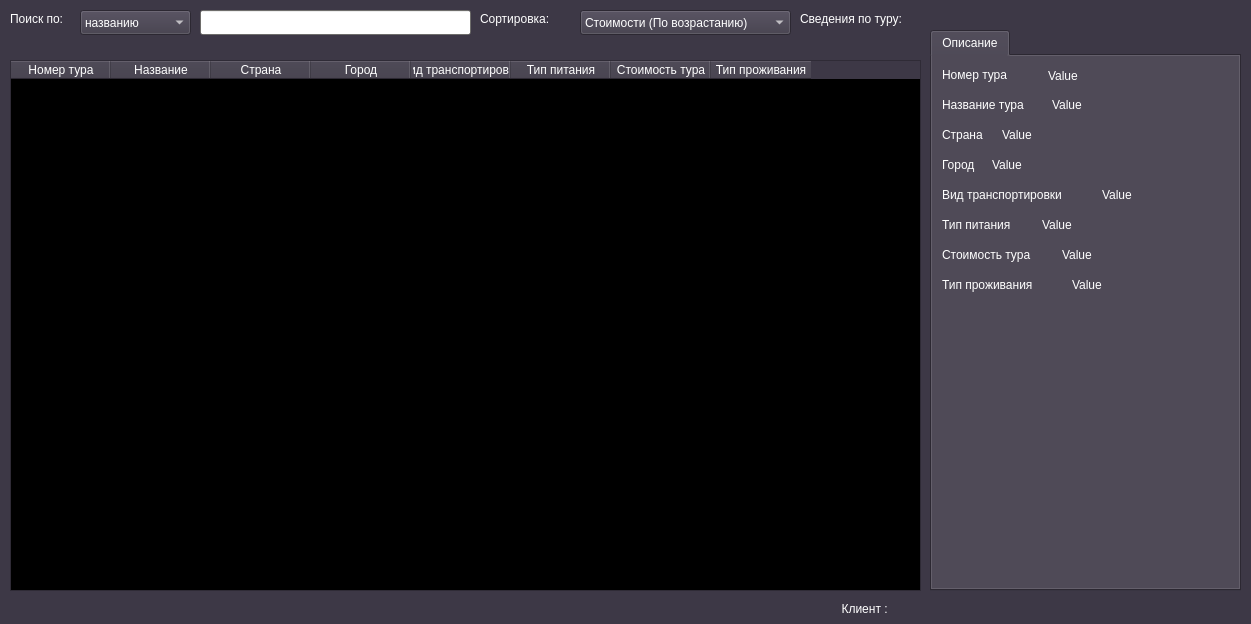
<?xml version="1.0" encoding="UTF-8"?>
<ui version="4.0">
 <class>ClientViewTours</class>
 <widget class="QMainWindow" name="ClientViewTours">
  <property name="geometry">
   <rect>
    <x>0</x>
    <y>0</y>
    <width>1251</width>
    <height>624</height>
   </rect>
  </property>
  <property name="palette">
   <palette>
    <active>
     <colorrole role="WindowText">
      <brush brushstyle="SolidPattern">
       <color alpha="255">
        <red>255</red>
        <green>255</green>
        <blue>255</blue>
       </color>
      </brush>
     </colorrole>
     <colorrole role="Button">
      <brush brushstyle="SolidPattern">
       <color alpha="255">
        <red>61</red>
        <green>56</green>
        <blue>70</blue>
       </color>
      </brush>
     </colorrole>
     <colorrole role="Light">
      <brush brushstyle="SolidPattern">
       <color alpha="255">
        <red>92</red>
        <green>84</green>
        <blue>105</blue>
       </color>
      </brush>
     </colorrole>
     <colorrole role="Midlight">
      <brush brushstyle="SolidPattern">
       <color alpha="255">
        <red>76</red>
        <green>70</green>
        <blue>87</blue>
       </color>
      </brush>
     </colorrole>
     <colorrole role="Dark">
      <brush brushstyle="SolidPattern">
       <color alpha="255">
        <red>31</red>
        <green>28</green>
        <blue>35</blue>
       </color>
      </brush>
     </colorrole>
     <colorrole role="Mid">
      <brush brushstyle="SolidPattern">
       <color alpha="255">
        <red>41</red>
        <green>37</green>
        <blue>47</blue>
       </color>
      </brush>
     </colorrole>
     <colorrole role="Text">
      <brush brushstyle="SolidPattern">
       <color alpha="255">
        <red>255</red>
        <green>255</green>
        <blue>255</blue>
       </color>
      </brush>
     </colorrole>
     <colorrole role="BrightText">
      <brush brushstyle="SolidPattern">
       <color alpha="255">
        <red>255</red>
        <green>255</green>
        <blue>255</blue>
       </color>
      </brush>
     </colorrole>
     <colorrole role="ButtonText">
      <brush brushstyle="SolidPattern">
       <color alpha="255">
        <red>255</red>
        <green>255</green>
        <blue>255</blue>
       </color>
      </brush>
     </colorrole>
     <colorrole role="Base">
      <brush brushstyle="SolidPattern">
       <color alpha="255">
        <red>0</red>
        <green>0</green>
        <blue>0</blue>
       </color>
      </brush>
     </colorrole>
     <colorrole role="Window">
      <brush brushstyle="SolidPattern">
       <color alpha="255">
        <red>61</red>
        <green>56</green>
        <blue>70</blue>
       </color>
      </brush>
     </colorrole>
     <colorrole role="Shadow">
      <brush brushstyle="SolidPattern">
       <color alpha="255">
        <red>0</red>
        <green>0</green>
        <blue>0</blue>
       </color>
      </brush>
     </colorrole>
     <colorrole role="AlternateBase">
      <brush brushstyle="SolidPattern">
       <color alpha="255">
        <red>30</red>
        <green>28</green>
        <blue>35</blue>
       </color>
      </brush>
     </colorrole>
     <colorrole role="ToolTipBase">
      <brush brushstyle="SolidPattern">
       <color alpha="255">
        <red>255</red>
        <green>255</green>
        <blue>220</blue>
       </color>
      </brush>
     </colorrole>
     <colorrole role="ToolTipText">
      <brush brushstyle="SolidPattern">
       <color alpha="255">
        <red>0</red>
        <green>0</green>
        <blue>0</blue>
       </color>
      </brush>
     </colorrole>
     <colorrole role="PlaceholderText">
      <brush brushstyle="SolidPattern">
       <color alpha="127">
        <red>255</red>
        <green>255</green>
        <blue>255</blue>
       </color>
      </brush>
     </colorrole>
    </active>
    <inactive>
     <colorrole role="WindowText">
      <brush brushstyle="SolidPattern">
       <color alpha="255">
        <red>255</red>
        <green>255</green>
        <blue>255</blue>
       </color>
      </brush>
     </colorrole>
     <colorrole role="Button">
      <brush brushstyle="SolidPattern">
       <color alpha="255">
        <red>61</red>
        <green>56</green>
        <blue>70</blue>
       </color>
      </brush>
     </colorrole>
     <colorrole role="Light">
      <brush brushstyle="SolidPattern">
       <color alpha="255">
        <red>92</red>
        <green>84</green>
        <blue>105</blue>
       </color>
      </brush>
     </colorrole>
     <colorrole role="Midlight">
      <brush brushstyle="SolidPattern">
       <color alpha="255">
        <red>76</red>
        <green>70</green>
        <blue>87</blue>
       </color>
      </brush>
     </colorrole>
     <colorrole role="Dark">
      <brush brushstyle="SolidPattern">
       <color alpha="255">
        <red>31</red>
        <green>28</green>
        <blue>35</blue>
       </color>
      </brush>
     </colorrole>
     <colorrole role="Mid">
      <brush brushstyle="SolidPattern">
       <color alpha="255">
        <red>41</red>
        <green>37</green>
        <blue>47</blue>
       </color>
      </brush>
     </colorrole>
     <colorrole role="Text">
      <brush brushstyle="SolidPattern">
       <color alpha="255">
        <red>255</red>
        <green>255</green>
        <blue>255</blue>
       </color>
      </brush>
     </colorrole>
     <colorrole role="BrightText">
      <brush brushstyle="SolidPattern">
       <color alpha="255">
        <red>255</red>
        <green>255</green>
        <blue>255</blue>
       </color>
      </brush>
     </colorrole>
     <colorrole role="ButtonText">
      <brush brushstyle="SolidPattern">
       <color alpha="255">
        <red>255</red>
        <green>255</green>
        <blue>255</blue>
       </color>
      </brush>
     </colorrole>
     <colorrole role="Base">
      <brush brushstyle="SolidPattern">
       <color alpha="255">
        <red>0</red>
        <green>0</green>
        <blue>0</blue>
       </color>
      </brush>
     </colorrole>
     <colorrole role="Window">
      <brush brushstyle="SolidPattern">
       <color alpha="255">
        <red>61</red>
        <green>56</green>
        <blue>70</blue>
       </color>
      </brush>
     </colorrole>
     <colorrole role="Shadow">
      <brush brushstyle="SolidPattern">
       <color alpha="255">
        <red>0</red>
        <green>0</green>
        <blue>0</blue>
       </color>
      </brush>
     </colorrole>
     <colorrole role="AlternateBase">
      <brush brushstyle="SolidPattern">
       <color alpha="255">
        <red>30</red>
        <green>28</green>
        <blue>35</blue>
       </color>
      </brush>
     </colorrole>
     <colorrole role="ToolTipBase">
      <brush brushstyle="SolidPattern">
       <color alpha="255">
        <red>255</red>
        <green>255</green>
        <blue>220</blue>
       </color>
      </brush>
     </colorrole>
     <colorrole role="ToolTipText">
      <brush brushstyle="SolidPattern">
       <color alpha="255">
        <red>0</red>
        <green>0</green>
        <blue>0</blue>
       </color>
      </brush>
     </colorrole>
     <colorrole role="PlaceholderText">
      <brush brushstyle="SolidPattern">
       <color alpha="127">
        <red>255</red>
        <green>255</green>
        <blue>255</blue>
       </color>
      </brush>
     </colorrole>
    </inactive>
    <disabled>
     <colorrole role="WindowText">
      <brush brushstyle="SolidPattern">
       <color alpha="255">
        <red>31</red>
        <green>28</green>
        <blue>35</blue>
       </color>
      </brush>
     </colorrole>
     <colorrole role="Button">
      <brush brushstyle="SolidPattern">
       <color alpha="255">
        <red>61</red>
        <green>56</green>
        <blue>70</blue>
       </color>
      </brush>
     </colorrole>
     <colorrole role="Light">
      <brush brushstyle="SolidPattern">
       <color alpha="255">
        <red>92</red>
        <green>84</green>
        <blue>105</blue>
       </color>
      </brush>
     </colorrole>
     <colorrole role="Midlight">
      <brush brushstyle="SolidPattern">
       <color alpha="255">
        <red>76</red>
        <green>70</green>
        <blue>87</blue>
       </color>
      </brush>
     </colorrole>
     <colorrole role="Dark">
      <brush brushstyle="SolidPattern">
       <color alpha="255">
        <red>31</red>
        <green>28</green>
        <blue>35</blue>
       </color>
      </brush>
     </colorrole>
     <colorrole role="Mid">
      <brush brushstyle="SolidPattern">
       <color alpha="255">
        <red>41</red>
        <green>37</green>
        <blue>47</blue>
       </color>
      </brush>
     </colorrole>
     <colorrole role="Text">
      <brush brushstyle="SolidPattern">
       <color alpha="255">
        <red>31</red>
        <green>28</green>
        <blue>35</blue>
       </color>
      </brush>
     </colorrole>
     <colorrole role="BrightText">
      <brush brushstyle="SolidPattern">
       <color alpha="255">
        <red>255</red>
        <green>255</green>
        <blue>255</blue>
       </color>
      </brush>
     </colorrole>
     <colorrole role="ButtonText">
      <brush brushstyle="SolidPattern">
       <color alpha="255">
        <red>31</red>
        <green>28</green>
        <blue>35</blue>
       </color>
      </brush>
     </colorrole>
     <colorrole role="Base">
      <brush brushstyle="SolidPattern">
       <color alpha="255">
        <red>61</red>
        <green>56</green>
        <blue>70</blue>
       </color>
      </brush>
     </colorrole>
     <colorrole role="Window">
      <brush brushstyle="SolidPattern">
       <color alpha="255">
        <red>61</red>
        <green>56</green>
        <blue>70</blue>
       </color>
      </brush>
     </colorrole>
     <colorrole role="Shadow">
      <brush brushstyle="SolidPattern">
       <color alpha="255">
        <red>0</red>
        <green>0</green>
        <blue>0</blue>
       </color>
      </brush>
     </colorrole>
     <colorrole role="AlternateBase">
      <brush brushstyle="SolidPattern">
       <color alpha="255">
        <red>61</red>
        <green>56</green>
        <blue>70</blue>
       </color>
      </brush>
     </colorrole>
     <colorrole role="ToolTipBase">
      <brush brushstyle="SolidPattern">
       <color alpha="255">
        <red>255</red>
        <green>255</green>
        <blue>220</blue>
       </color>
      </brush>
     </colorrole>
     <colorrole role="ToolTipText">
      <brush brushstyle="SolidPattern">
       <color alpha="255">
        <red>0</red>
        <green>0</green>
        <blue>0</blue>
       </color>
      </brush>
     </colorrole>
     <colorrole role="PlaceholderText">
      <brush brushstyle="SolidPattern">
       <color alpha="127">
        <red>31</red>
        <green>28</green>
        <blue>35</blue>
       </color>
      </brush>
     </colorrole>
    </disabled>
   </palette>
  </property>
  <property name="windowTitle">
   <string>ООО&quot;Туристическая фирма&quot; - Туры</string>
  </property>
  <widget class="QWidget" name="centralwidget">
   <widget class="QTableWidget" name="TW_ClientViewTours">
    <property name="geometry">
     <rect>
      <x>10</x>
      <y>60</y>
      <width>911</width>
      <height>531</height>
     </rect>
    </property>
    <property name="editTriggers">
     <set>QAbstractItemView::NoEditTriggers</set>
    </property>
    <column>
     <property name="text">
      <string>Номер тура</string>
     </property>
    </column>
    <column>
     <property name="text">
      <string>Название</string>
     </property>
    </column>
    <column>
     <property name="text">
      <string>Страна</string>
     </property>
    </column>
    <column>
     <property name="text">
      <string>Город</string>
     </property>
    </column>
    <column>
     <property name="text">
      <string>Вид транспортировки</string>
     </property>
    </column>
    <column>
     <property name="text">
      <string>Тип питания</string>
     </property>
    </column>
    <column>
     <property name="text">
      <string>Стоимость тура</string>
     </property>
    </column>
    <column>
     <property name="text">
      <string>Тип проживания</string>
     </property>
    </column>
   </widget>
   <widget class="QLabel" name="label">
    <property name="geometry">
     <rect>
      <x>10</x>
      <y>10</y>
      <width>71</width>
      <height>17</height>
     </rect>
    </property>
    <property name="text">
     <string>Поиск по:</string>
    </property>
   </widget>
   <widget class="QLineEdit" name="TB_Search">
    <property name="geometry">
     <rect>
      <x>200</x>
      <y>10</y>
      <width>271</width>
      <height>25</height>
     </rect>
    </property>
    <property name="palette">
     <palette>
      <active>
       <colorrole role="WindowText">
        <brush brushstyle="SolidPattern">
         <color alpha="255">
          <red>0</red>
          <green>0</green>
          <blue>0</blue>
         </color>
        </brush>
       </colorrole>
       <colorrole role="Button">
        <brush brushstyle="SolidPattern">
         <color alpha="255">
          <red>154</red>
          <green>153</green>
          <blue>150</blue>
         </color>
        </brush>
       </colorrole>
       <colorrole role="Light">
        <brush brushstyle="SolidPattern">
         <color alpha="255">
          <red>231</red>
          <green>230</green>
          <blue>225</blue>
         </color>
        </brush>
       </colorrole>
       <colorrole role="Midlight">
        <brush brushstyle="SolidPattern">
         <color alpha="255">
          <red>192</red>
          <green>191</green>
          <blue>187</blue>
         </color>
        </brush>
       </colorrole>
       <colorrole role="Dark">
        <brush brushstyle="SolidPattern">
         <color alpha="255">
          <red>77</red>
          <green>77</green>
          <blue>75</blue>
         </color>
        </brush>
       </colorrole>
       <colorrole role="Mid">
        <brush brushstyle="SolidPattern">
         <color alpha="255">
          <red>103</red>
          <green>102</green>
          <blue>100</blue>
         </color>
        </brush>
       </colorrole>
       <colorrole role="Text">
        <brush brushstyle="SolidPattern">
         <color alpha="255">
          <red>0</red>
          <green>0</green>
          <blue>0</blue>
         </color>
        </brush>
       </colorrole>
       <colorrole role="BrightText">
        <brush brushstyle="SolidPattern">
         <color alpha="255">
          <red>255</red>
          <green>255</green>
          <blue>255</blue>
         </color>
        </brush>
       </colorrole>
       <colorrole role="ButtonText">
        <brush brushstyle="SolidPattern">
         <color alpha="255">
          <red>0</red>
          <green>0</green>
          <blue>0</blue>
         </color>
        </brush>
       </colorrole>
       <colorrole role="Base">
        <brush brushstyle="SolidPattern">
         <color alpha="255">
          <red>255</red>
          <green>255</green>
          <blue>255</blue>
         </color>
        </brush>
       </colorrole>
       <colorrole role="Window">
        <brush brushstyle="SolidPattern">
         <color alpha="255">
          <red>154</red>
          <green>153</green>
          <blue>150</blue>
         </color>
        </brush>
       </colorrole>
       <colorrole role="Shadow">
        <brush brushstyle="SolidPattern">
         <color alpha="255">
          <red>0</red>
          <green>0</green>
          <blue>0</blue>
         </color>
        </brush>
       </colorrole>
       <colorrole role="Highlight">
        <brush brushstyle="SolidPattern">
         <color alpha="255">
          <red>94</red>
          <green>92</green>
          <blue>100</blue>
         </color>
        </brush>
       </colorrole>
       <colorrole role="AlternateBase">
        <brush brushstyle="SolidPattern">
         <color alpha="255">
          <red>204</red>
          <green>204</green>
          <blue>202</blue>
         </color>
        </brush>
       </colorrole>
       <colorrole role="ToolTipBase">
        <brush brushstyle="SolidPattern">
         <color alpha="255">
          <red>255</red>
          <green>255</green>
          <blue>220</blue>
         </color>
        </brush>
       </colorrole>
       <colorrole role="ToolTipText">
        <brush brushstyle="SolidPattern">
         <color alpha="255">
          <red>0</red>
          <green>0</green>
          <blue>0</blue>
         </color>
        </brush>
       </colorrole>
       <colorrole role="PlaceholderText">
        <brush brushstyle="SolidPattern">
         <color alpha="127">
          <red>0</red>
          <green>0</green>
          <blue>0</blue>
         </color>
        </brush>
       </colorrole>
      </active>
      <inactive>
       <colorrole role="WindowText">
        <brush brushstyle="SolidPattern">
         <color alpha="255">
          <red>0</red>
          <green>0</green>
          <blue>0</blue>
         </color>
        </brush>
       </colorrole>
       <colorrole role="Button">
        <brush brushstyle="SolidPattern">
         <color alpha="255">
          <red>154</red>
          <green>153</green>
          <blue>150</blue>
         </color>
        </brush>
       </colorrole>
       <colorrole role="Light">
        <brush brushstyle="SolidPattern">
         <color alpha="255">
          <red>231</red>
          <green>230</green>
          <blue>225</blue>
         </color>
        </brush>
       </colorrole>
       <colorrole role="Midlight">
        <brush brushstyle="SolidPattern">
         <color alpha="255">
          <red>192</red>
          <green>191</green>
          <blue>187</blue>
         </color>
        </brush>
       </colorrole>
       <colorrole role="Dark">
        <brush brushstyle="SolidPattern">
         <color alpha="255">
          <red>77</red>
          <green>77</green>
          <blue>75</blue>
         </color>
        </brush>
       </colorrole>
       <colorrole role="Mid">
        <brush brushstyle="SolidPattern">
         <color alpha="255">
          <red>103</red>
          <green>102</green>
          <blue>100</blue>
         </color>
        </brush>
       </colorrole>
       <colorrole role="Text">
        <brush brushstyle="SolidPattern">
         <color alpha="255">
          <red>0</red>
          <green>0</green>
          <blue>0</blue>
         </color>
        </brush>
       </colorrole>
       <colorrole role="BrightText">
        <brush brushstyle="SolidPattern">
         <color alpha="255">
          <red>255</red>
          <green>255</green>
          <blue>255</blue>
         </color>
        </brush>
       </colorrole>
       <colorrole role="ButtonText">
        <brush brushstyle="SolidPattern">
         <color alpha="255">
          <red>0</red>
          <green>0</green>
          <blue>0</blue>
         </color>
        </brush>
       </colorrole>
       <colorrole role="Base">
        <brush brushstyle="SolidPattern">
         <color alpha="255">
          <red>255</red>
          <green>255</green>
          <blue>255</blue>
         </color>
        </brush>
       </colorrole>
       <colorrole role="Window">
        <brush brushstyle="SolidPattern">
         <color alpha="255">
          <red>154</red>
          <green>153</green>
          <blue>150</blue>
         </color>
        </brush>
       </colorrole>
       <colorrole role="Shadow">
        <brush brushstyle="SolidPattern">
         <color alpha="255">
          <red>0</red>
          <green>0</green>
          <blue>0</blue>
         </color>
        </brush>
       </colorrole>
       <colorrole role="Highlight">
        <brush brushstyle="SolidPattern">
         <color alpha="255">
          <red>94</red>
          <green>92</green>
          <blue>100</blue>
         </color>
        </brush>
       </colorrole>
       <colorrole role="AlternateBase">
        <brush brushstyle="SolidPattern">
         <color alpha="255">
          <red>204</red>
          <green>204</green>
          <blue>202</blue>
         </color>
        </brush>
       </colorrole>
       <colorrole role="ToolTipBase">
        <brush brushstyle="SolidPattern">
         <color alpha="255">
          <red>255</red>
          <green>255</green>
          <blue>220</blue>
         </color>
        </brush>
       </colorrole>
       <colorrole role="ToolTipText">
        <brush brushstyle="SolidPattern">
         <color alpha="255">
          <red>0</red>
          <green>0</green>
          <blue>0</blue>
         </color>
        </brush>
       </colorrole>
       <colorrole role="PlaceholderText">
        <brush brushstyle="SolidPattern">
         <color alpha="127">
          <red>0</red>
          <green>0</green>
          <blue>0</blue>
         </color>
        </brush>
       </colorrole>
      </inactive>
      <disabled>
       <colorrole role="WindowText">
        <brush brushstyle="SolidPattern">
         <color alpha="255">
          <red>77</red>
          <green>77</green>
          <blue>75</blue>
         </color>
        </brush>
       </colorrole>
       <colorrole role="Button">
        <brush brushstyle="SolidPattern">
         <color alpha="255">
          <red>154</red>
          <green>153</green>
          <blue>150</blue>
         </color>
        </brush>
       </colorrole>
       <colorrole role="Light">
        <brush brushstyle="SolidPattern">
         <color alpha="255">
          <red>231</red>
          <green>230</green>
          <blue>225</blue>
         </color>
        </brush>
       </colorrole>
       <colorrole role="Midlight">
        <brush brushstyle="SolidPattern">
         <color alpha="255">
          <red>192</red>
          <green>191</green>
          <blue>187</blue>
         </color>
        </brush>
       </colorrole>
       <colorrole role="Dark">
        <brush brushstyle="SolidPattern">
         <color alpha="255">
          <red>77</red>
          <green>77</green>
          <blue>75</blue>
         </color>
        </brush>
       </colorrole>
       <colorrole role="Mid">
        <brush brushstyle="SolidPattern">
         <color alpha="255">
          <red>103</red>
          <green>102</green>
          <blue>100</blue>
         </color>
        </brush>
       </colorrole>
       <colorrole role="Text">
        <brush brushstyle="SolidPattern">
         <color alpha="255">
          <red>77</red>
          <green>77</green>
          <blue>75</blue>
         </color>
        </brush>
       </colorrole>
       <colorrole role="BrightText">
        <brush brushstyle="SolidPattern">
         <color alpha="255">
          <red>255</red>
          <green>255</green>
          <blue>255</blue>
         </color>
        </brush>
       </colorrole>
       <colorrole role="ButtonText">
        <brush brushstyle="SolidPattern">
         <color alpha="255">
          <red>77</red>
          <green>77</green>
          <blue>75</blue>
         </color>
        </brush>
       </colorrole>
       <colorrole role="Base">
        <brush brushstyle="SolidPattern">
         <color alpha="255">
          <red>154</red>
          <green>153</green>
          <blue>150</blue>
         </color>
        </brush>
       </colorrole>
       <colorrole role="Window">
        <brush brushstyle="SolidPattern">
         <color alpha="255">
          <red>154</red>
          <green>153</green>
          <blue>150</blue>
         </color>
        </brush>
       </colorrole>
       <colorrole role="Shadow">
        <brush brushstyle="SolidPattern">
         <color alpha="255">
          <red>0</red>
          <green>0</green>
          <blue>0</blue>
         </color>
        </brush>
       </colorrole>
       <colorrole role="AlternateBase">
        <brush brushstyle="SolidPattern">
         <color alpha="255">
          <red>154</red>
          <green>153</green>
          <blue>150</blue>
         </color>
        </brush>
       </colorrole>
       <colorrole role="ToolTipBase">
        <brush brushstyle="SolidPattern">
         <color alpha="255">
          <red>255</red>
          <green>255</green>
          <blue>220</blue>
         </color>
        </brush>
       </colorrole>
       <colorrole role="ToolTipText">
        <brush brushstyle="SolidPattern">
         <color alpha="255">
          <red>0</red>
          <green>0</green>
          <blue>0</blue>
         </color>
        </brush>
       </colorrole>
       <colorrole role="PlaceholderText">
        <brush brushstyle="SolidPattern">
         <color alpha="127">
          <red>77</red>
          <green>77</green>
          <blue>75</blue>
         </color>
        </brush>
       </colorrole>
      </disabled>
     </palette>
    </property>
   </widget>
   <widget class="QLabel" name="label_2">
    <property name="geometry">
     <rect>
      <x>480</x>
      <y>10</y>
      <width>91</width>
      <height>17</height>
     </rect>
    </property>
    <property name="text">
     <string>Сортировка:</string>
    </property>
   </widget>
   <widget class="QTabWidget" name="tabWidget">
    <property name="geometry">
     <rect>
      <x>930</x>
      <y>30</y>
      <width>311</width>
      <height>561</height>
     </rect>
    </property>
    <property name="currentIndex">
     <number>0</number>
    </property>
    <widget class="QWidget" name="tab">
     <attribute name="title">
      <string>Описание</string>
     </attribute>
     <widget class="QLabel" name="label_4">
      <property name="geometry">
       <rect>
        <x>10</x>
        <y>40</y>
        <width>111</width>
        <height>17</height>
       </rect>
      </property>
      <property name="text">
       <string>Название тура</string>
      </property>
     </widget>
     <widget class="QLabel" name="label_5">
      <property name="geometry">
       <rect>
        <x>10</x>
        <y>70</y>
        <width>51</width>
        <height>17</height>
       </rect>
      </property>
      <property name="text">
       <string>Страна</string>
      </property>
     </widget>
     <widget class="QLabel" name="label_6">
      <property name="geometry">
       <rect>
        <x>10</x>
        <y>100</y>
        <width>51</width>
        <height>17</height>
       </rect>
      </property>
      <property name="text">
       <string>Город</string>
      </property>
     </widget>
     <widget class="QLabel" name="label_7">
      <property name="geometry">
       <rect>
        <x>10</x>
        <y>130</y>
        <width>161</width>
        <height>17</height>
       </rect>
      </property>
      <property name="text">
       <string>Вид транспортировки</string>
      </property>
     </widget>
     <widget class="QLabel" name="label_8">
      <property name="geometry">
       <rect>
        <x>10</x>
        <y>160</y>
        <width>91</width>
        <height>17</height>
       </rect>
      </property>
      <property name="text">
       <string>Тип питания</string>
      </property>
     </widget>
     <widget class="QLabel" name="label_9">
      <property name="geometry">
       <rect>
        <x>10</x>
        <y>190</y>
        <width>111</width>
        <height>17</height>
       </rect>
      </property>
      <property name="text">
       <string>Стоимость тура</string>
      </property>
     </widget>
     <widget class="QLabel" name="label_10">
      <property name="geometry">
       <rect>
        <x>10</x>
        <y>220</y>
        <width>121</width>
        <height>17</height>
       </rect>
      </property>
      <property name="text">
       <string>Тип проживания</string>
      </property>
     </widget>
     <widget class="QLabel" name="LB_NameTour">
      <property name="geometry">
       <rect>
        <x>120</x>
        <y>40</y>
        <width>181</width>
        <height>17</height>
       </rect>
      </property>
      <property name="text">
       <string>Value</string>
      </property>
     </widget>
     <widget class="QLabel" name="LB_Country">
      <property name="geometry">
       <rect>
        <x>70</x>
        <y>70</y>
        <width>231</width>
        <height>17</height>
       </rect>
      </property>
      <property name="text">
       <string>Value</string>
      </property>
     </widget>
     <widget class="QLabel" name="LB_City">
      <property name="geometry">
       <rect>
        <x>60</x>
        <y>100</y>
        <width>241</width>
        <height>17</height>
       </rect>
      </property>
      <property name="text">
       <string>Value</string>
      </property>
     </widget>
     <widget class="QLabel" name="LB_TransportationType">
      <property name="geometry">
       <rect>
        <x>170</x>
        <y>130</y>
        <width>131</width>
        <height>17</height>
       </rect>
      </property>
      <property name="text">
       <string>Value</string>
      </property>
     </widget>
     <widget class="QLabel" name="LB_MealType">
      <property name="geometry">
       <rect>
        <x>110</x>
        <y>160</y>
        <width>191</width>
        <height>17</height>
       </rect>
      </property>
      <property name="text">
       <string>Value</string>
      </property>
     </widget>
     <widget class="QLabel" name="LB_CostTour">
      <property name="geometry">
       <rect>
        <x>130</x>
        <y>190</y>
        <width>171</width>
        <height>17</height>
       </rect>
      </property>
      <property name="text">
       <string>Value</string>
      </property>
     </widget>
     <widget class="QLabel" name="LB_TypeAccommodation">
      <property name="geometry">
       <rect>
        <x>140</x>
        <y>220</y>
        <width>161</width>
        <height>17</height>
       </rect>
      </property>
      <property name="text">
       <string>Value</string>
      </property>
     </widget>
     <widget class="QLabel" name="label_11">
      <property name="geometry">
       <rect>
        <x>10</x>
        <y>10</y>
        <width>91</width>
        <height>17</height>
       </rect>
      </property>
      <property name="text">
       <string>Номер тура</string>
      </property>
     </widget>
     <widget class="QLabel" name="LB_IDTour">
      <property name="geometry">
       <rect>
        <x>116</x>
        <y>10</y>
        <width>181</width>
        <height>20</height>
       </rect>
      </property>
      <property name="text">
       <string>Value</string>
      </property>
     </widget>
    </widget>
   </widget>
   <widget class="QLabel" name="label_3">
    <property name="geometry">
     <rect>
      <x>800</x>
      <y>10</y>
      <width>131</width>
      <height>17</height>
     </rect>
    </property>
    <property name="text">
     <string>Сведения по туру:</string>
    </property>
   </widget>
   <widget class="QComboBox" name="CMBB_Search">
    <property name="geometry">
     <rect>
      <x>80</x>
      <y>10</y>
      <width>111</width>
      <height>25</height>
     </rect>
    </property>
    <item>
     <property name="text">
      <string>названию</string>
     </property>
    </item>
    <item>
     <property name="text">
      <string>страна</string>
     </property>
    </item>
    <item>
     <property name="text">
      <string>типу проживания</string>
     </property>
    </item>
   </widget>
   <widget class="QComboBox" name="CMBB_Sort">
    <property name="geometry">
     <rect>
      <x>580</x>
      <y>10</y>
      <width>211</width>
      <height>25</height>
     </rect>
    </property>
    <item>
     <property name="text">
      <string>Стоимости (По возрастанию)</string>
     </property>
    </item>
    <item>
     <property name="text">
      <string>Стоимости (По убыванию)</string>
     </property>
    </item>
    <item>
     <property name="text">
      <string>Без сортировки</string>
     </property>
    </item>
   </widget>
   <widget class="QLabel" name="LB_CurrentOperator">
    <property name="geometry">
     <rect>
      <x>10</x>
      <y>600</y>
      <width>881</width>
      <height>17</height>
     </rect>
    </property>
    <property name="text">
     <string>Клиент : </string>
    </property>
    <property name="alignment">
     <set>Qt::AlignRight|Qt::AlignTrailing|Qt::AlignVCenter</set>
    </property>
   </widget>
  </widget>
 </widget>
 <resources/>
 <connections/>
</ui>
